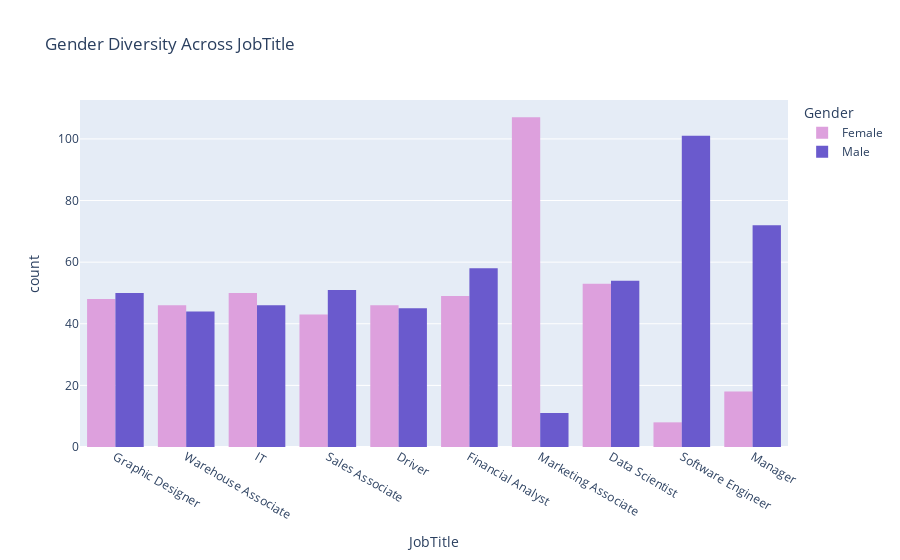
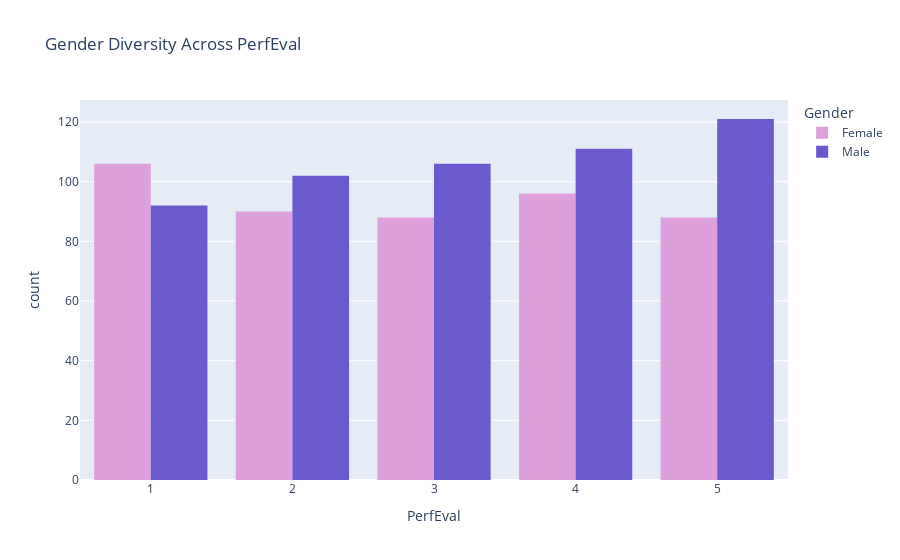
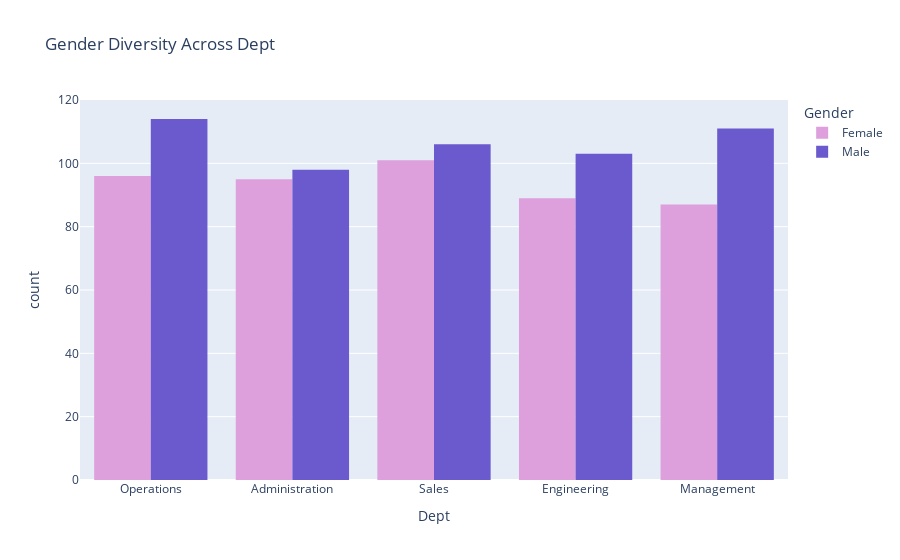
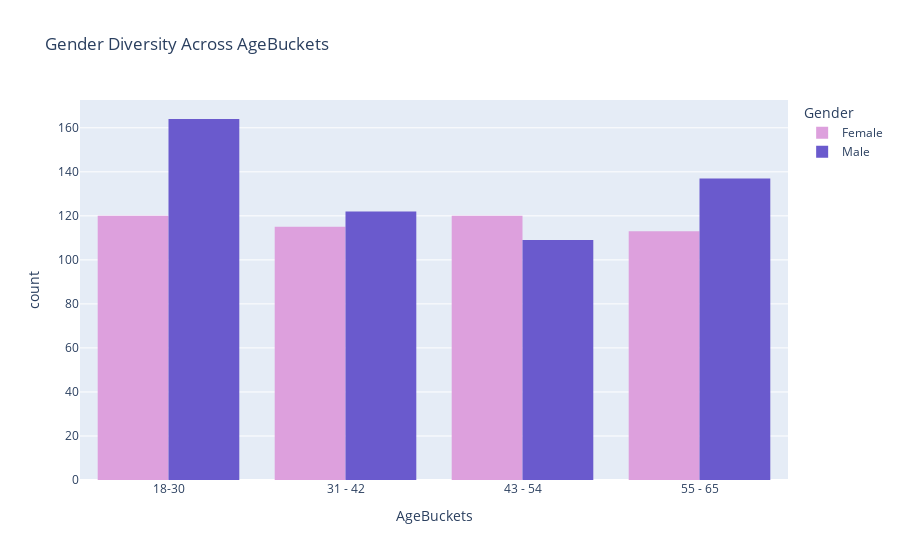

Source (notebook cell) for these figures, in order:
### Code cell
## Gender Diversity Across Different Attributes
bivar=['JobTitle','PerfEval', 'Dept', 'AgeBuckets','Seniority', 'Education']
for i in bivar:
    fig=px.histogram(df, x=i, color='Gender',color_discrete_sequence=notebook_colours, barmode = 'group',
                     title='Gender Diversity Across {}'.format(i))
    fig.show()

### Figure 1 — Plotly figure (JSON) as saved in the notebook; plotly's stock layout.template omitted (floating-point values rounded to 4 significant figures; data arrays with more than 128 entries replaced by an {"elided": "..."} marker saying what was removed)
{"data": [{"alignmentgroup": "True", "bingroup": "x", "hovertemplate": "Gender=Female<br>JobTitle=%{x}<br>count=%{y}<extra></extra>", "legendgroup": "Female", "marker": {"color": "plum"}, "name": "Female", "offsetgroup": "Female", "orientation": "v", "showlegend": true, "type": "histogram", "x": {"elided": "468 str values"}, "xaxis": "x", "yaxis": "y"}, {"alignmentgroup": "True", "bingroup": "x", "hovertemplate": "Gender=Male<br>JobTitle=%{x}<br>count=%{y}<extra></extra>", "legendgroup": "Male", "marker": {"color": "slateblue"}, "name": "Male", "offsetgroup": "Male", "orientation": "v", "showlegend": true, "type": "histogram", "x": {"elided": "532 str values"}, "xaxis": "x", "yaxis": "y"}], "layout": {"barmode": "group", "legend": {"title": {"text": "Gender"}, "tracegroupgap": 0}, "title": {"text": "Gender Diversity Across JobTitle"}, "xaxis": {"anchor": "y", "domain": [0, 1], "title": {"text": "JobTitle"}}, "yaxis": {"anchor": "x", "domain": [0, 1], "title": {"text": "count"}}}}

### Figure 2 — Plotly figure (JSON) as saved in the notebook; plotly's stock layout.template omitted (floating-point values rounded to 4 significant figures; data arrays with more than 128 entries replaced by an {"elided": "..."} marker saying what was removed)
{"data": [{"alignmentgroup": "True", "bingroup": "x", "hovertemplate": "Gender=Female<br>PerfEval=%{x}<br>count=%{y}<extra></extra>", "legendgroup": "Female", "marker": {"color": "plum"}, "name": "Female", "offsetgroup": "Female", "orientation": "v", "showlegend": true, "type": "histogram", "x": {"elided": "468 int values"}, "xaxis": "x", "yaxis": "y"}, {"alignmentgroup": "True", "bingroup": "x", "hovertemplate": "Gender=Male<br>PerfEval=%{x}<br>count=%{y}<extra></extra>", "legendgroup": "Male", "marker": {"color": "slateblue"}, "name": "Male", "offsetgroup": "Male", "orientation": "v", "showlegend": true, "type": "histogram", "x": {"elided": "532 int values"}, "xaxis": "x", "yaxis": "y"}], "layout": {"barmode": "group", "legend": {"title": {"text": "Gender"}, "tracegroupgap": 0}, "title": {"text": "Gender Diversity Across PerfEval"}, "xaxis": {"anchor": "y", "domain": [0, 1], "title": {"text": "PerfEval"}}, "yaxis": {"anchor": "x", "domain": [0, 1], "title": {"text": "count"}}}}

### Figure 3 — Plotly figure (JSON) as saved in the notebook; plotly's stock layout.template omitted (floating-point values rounded to 4 significant figures; data arrays with more than 128 entries replaced by an {"elided": "..."} marker saying what was removed)
{"data": [{"alignmentgroup": "True", "bingroup": "x", "hovertemplate": "Gender=Female<br>Dept=%{x}<br>count=%{y}<extra></extra>", "legendgroup": "Female", "marker": {"color": "plum"}, "name": "Female", "offsetgroup": "Female", "orientation": "v", "showlegend": true, "type": "histogram", "x": {"elided": "468 str values"}, "xaxis": "x", "yaxis": "y"}, {"alignmentgroup": "True", "bingroup": "x", "hovertemplate": "Gender=Male<br>Dept=%{x}<br>count=%{y}<extra></extra>", "legendgroup": "Male", "marker": {"color": "slateblue"}, "name": "Male", "offsetgroup": "Male", "orientation": "v", "showlegend": true, "type": "histogram", "x": {"elided": "532 str values"}, "xaxis": "x", "yaxis": "y"}], "layout": {"barmode": "group", "legend": {"title": {"text": "Gender"}, "tracegroupgap": 0}, "title": {"text": "Gender Diversity Across Dept"}, "xaxis": {"anchor": "y", "domain": [0, 1], "title": {"text": "Dept"}}, "yaxis": {"anchor": "x", "domain": [0, 1], "title": {"text": "count"}}}}

### Figure 4 — Plotly figure (JSON) as saved in the notebook; plotly's stock layout.template omitted (floating-point values rounded to 4 significant figures; data arrays with more than 128 entries replaced by an {"elided": "..."} marker saying what was removed)
{"data": [{"alignmentgroup": "True", "bingroup": "x", "hovertemplate": "Gender=Female<br>AgeBuckets=%{x}<br>count=%{y}<extra></extra>", "legendgroup": "Female", "marker": {"color": "plum"}, "name": "Female", "offsetgroup": "Female", "orientation": "v", "showlegend": true, "type": "histogram", "x": {"elided": "468 str values"}, "xaxis": "x", "yaxis": "y"}, {"alignmentgroup": "True", "bingroup": "x", "hovertemplate": "Gender=Male<br>AgeBuckets=%{x}<br>count=%{y}<extra></extra>", "legendgroup": "Male", "marker": {"color": "slateblue"}, "name": "Male", "offsetgroup": "Male", "orientation": "v", "showlegend": true, "type": "histogram", "x": {"elided": "532 str values"}, "xaxis": "x", "yaxis": "y"}], "layout": {"barmode": "group", "legend": {"title": {"text": "Gender"}, "tracegroupgap": 0}, "title": {"text": "Gender Diversity Across AgeBuckets"}, "xaxis": {"anchor": "y", "domain": [0, 1], "title": {"text": "AgeBuckets"}}, "yaxis": {"anchor": "x", "domain": [0, 1], "title": {"text": "count"}}}}
